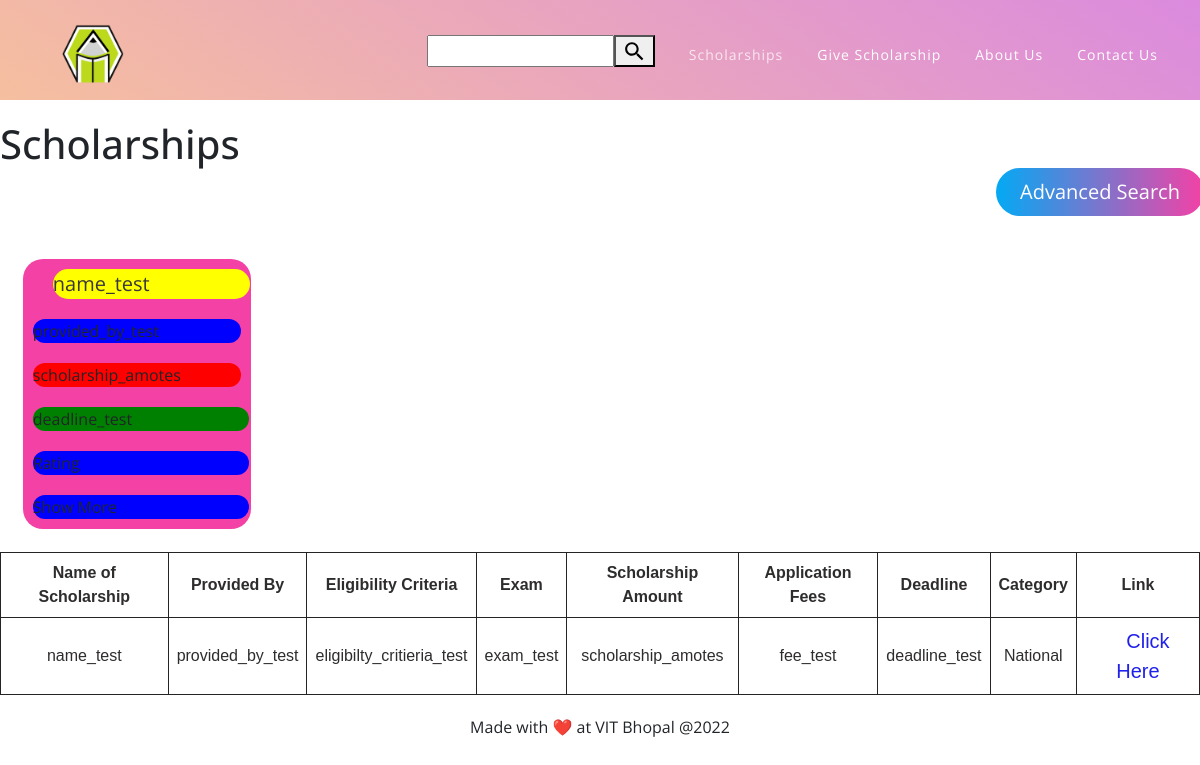
The page /index/ (signed in) on the database as committed earlier.
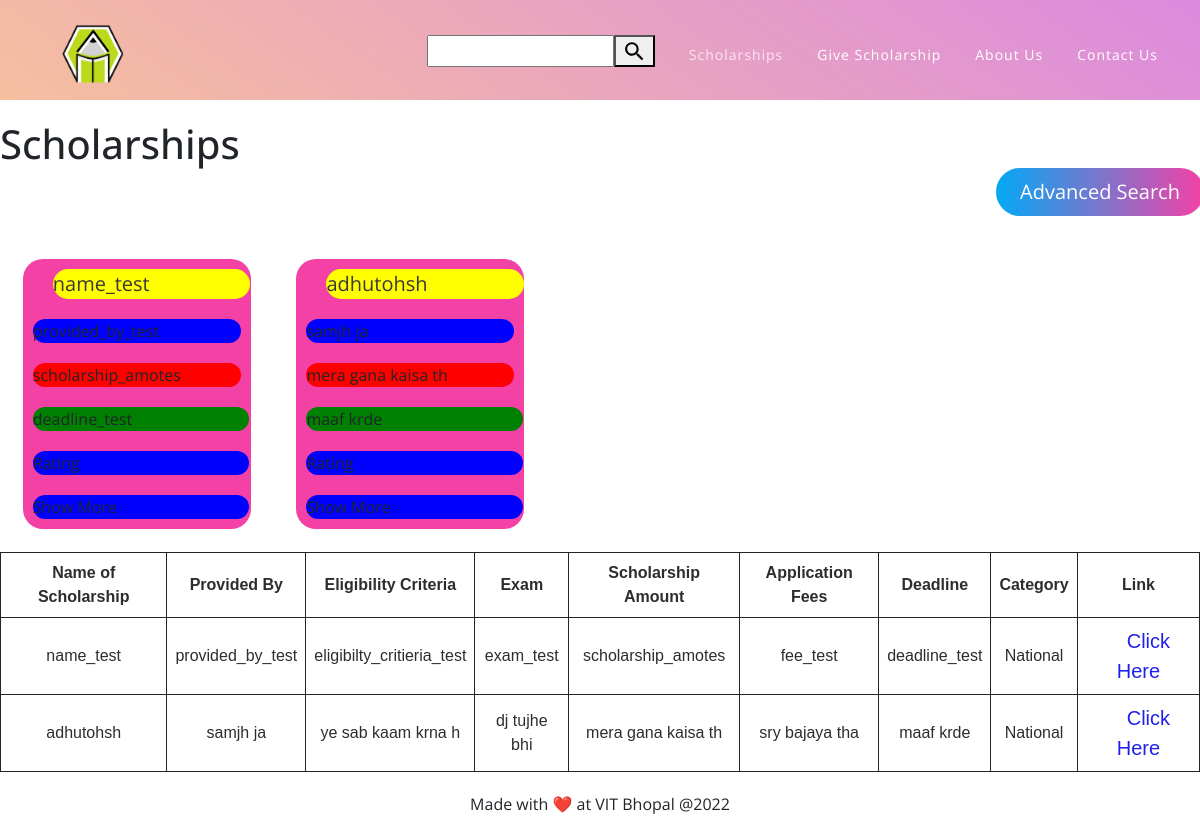
The same page on the database as committed later.
### app/models.py (models this page shows, shortened)
class App(models.Model):
    level = [("Undergraduate","UNDERGRADUATE"),
            ("Postgraduate", "POSTGRADUATE"),
            ("Phd", "PhD")]
    categories = [("None", "NONE"),
                 ("National","NATIONAL"),
                 ("International", "INTERNATIONAL")]
    name = models.CharField(max_length=64, help_text = "Enter Name of Scholarship")
    providedby = models.CharField(max_length=64, verbose_name = "Provided By", help_text="Enter name of sponsor or organization")
    eligibilitycriteria = models.CharField(max_length=512, verbose_name = "Eligibility Criteria", help_text="Enter Eligibility Criteria")
    exam = models.CharField(max_length=64, help_text="Enter if any exam is required")
    scholarshipamount = models.CharField(max_length = 18, verbose_name = "Scholarship Amount")
    applicationfees = models.CharField(max_length = 18, verbose_name = "Application Fees")
    deadline = models.CharField(max_length=32)
    link = models.CharField(max_length=128, help_text="Enter 404 if not available")
    category = models.CharField(choices=categories, blank=True, verbose_name = "Category", max_length=200, null=True)
    levels = models.CharField(choices=level, blank=True, verbose_name = "Levels", max_length=200, null=True)

### app/views.py (the view)
# urls.py: path("index/", views.index, name = "index"),
@login_required
def index(request):
    search_post = request.GET.get('search')
    if search_post:
        apps = App.objects.filter(Q(name__contains=search_post) | Q(providedby__contains=search_post) | Q(eligibilitycriteria__contains=search_post) |Q(exam__contains=search_post) | Q(scholarshipamount__contains=search_post) | Q(applicationfees__contains=search_post) | Q(deadline__contains=search_post) |Q(link__contains=search_post))
    else:
        apps = App.objects.all().order_by("-scholarshipamount")
    return render(request, "app/index.html",{
        "apps":apps
    })

### app/templates/app/index.html (shortened to what the changed rows need)
{% load static %}
<!DOCTYPE html>
<html lang = "en">
    <head>
        <link href="{% static 'app/vendor/bootstrap/css/bootstrap.min.css' %}" rel="stylesheet">
        <link rel="stylesheet" href="{% static 'app/assets/css/fontawesome.css' %}">
        <link rel="stylesheet" href="{% static 'app/assets/css/templatemo-eduwell-style.css' %}">
        <link rel="stylesheet" href="{% static 'app/assets/css/owl.css' %}">
        <link rel="stylesheet" href="{% static 'app/assets/css/lightbox.css' %}">
</head>
<body>
<div style="margin-top: 120px;   ">
    <h1>Scholarships</h1>
    <div style="width: 95%; display: flex; flex-wrap: wrap; justify-items: center;">
        {% for app in apps %}
        <div style="display:flex; width: 20%; height:auto; justify-items: center; background-color: #f441a5; margin:2%; border-radius: 20px; flex-direction: column;">
            <div style="display: flex; flex-direction: column; flex-wrap: wrap;">
                <a href = "{% url 'listing' app.id %}"><div style="width: 95%; background-color:yellow; margin:10px; border-radius: 20px;">{{app.name}}</div></a>
                <div style="width: auto; background-color:blue; margin:10px; border-radius: 20px;">{{app.providedby}}</div>
                <div style="width: auto; background-color:red; margin:10px; border-radius: 20px;">{{app.scholarshipamount}}</div>
            </div>
            <div style="display: flex; flex-direction: column; flex-wrap: wrap;">
                <div style="width: auto; background-color:green; margin:10px; border-radius: 20px;">{{app.deadline}}</div>
                <div style="width: auto; background-color:blue; margin:10px; border-radius: 20px;">Rating</div>
                <div style="width: 95%; background-color:blue; margin:10px; border-radius: 20px;">Show More</div>
            </div>
        </div>
        {% endfor %}
        </div>
    <table>
        <tr>
            <th>Name of Scholarship</th>
            <th>Provided By</th>
            <th>Eligibility Criteria</th>
            <th>Exam</th>
            <th>Scholarship Amount</th>
            <th>Application Fees</th>
            <th>Deadline</th>
            <th>Category</th>
            <th>Link</th>
        </tr>
    {% for app in apps %}
        <tr style="background-color:#ffffffbb">
            <td>{{app.name}}</td>
            <td>{{app.providedby}}</td>
            <td>{{app.eligibilitycriteria}}</td>
            <td>{{app.exam}}</td>
            <td>{{app.scholarshipamount}}</td>
            <td>{{app.applicationfees}}</td>
            <td>{{app.deadline}}</td>
            <td>{{app.category}}</td>
            <td><a href = "{{app.link}}" style = "color: rgb(32, 32, 235)">Click Here</a></td>
        </tr>
        {% endfor %}
    </table>
    </div>
</body>
</html>

Rows that differ between the two databases and show on the page:
added App: name "adhutohsh", providedby "samjh ja", scholarshipamount "mera gana kaisa th", deadline "maaf krde", eligibilitycriteria "ye sab kaam krna h", exam "dj tujhe bhi", applicationfees "sry bajaya tha", category "National"
